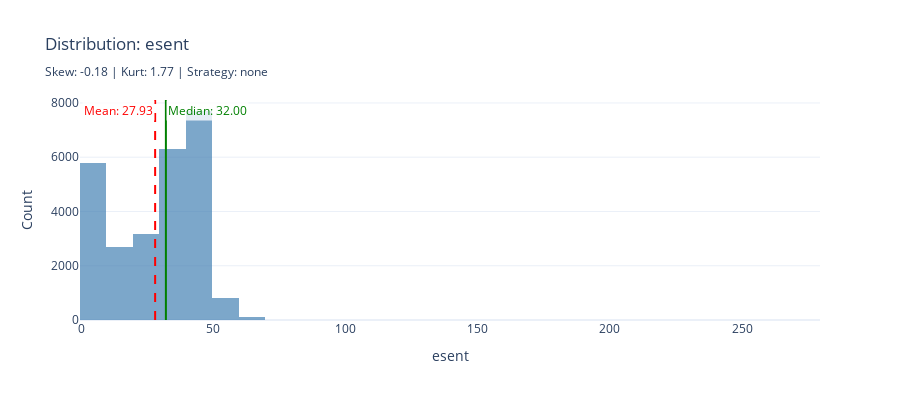
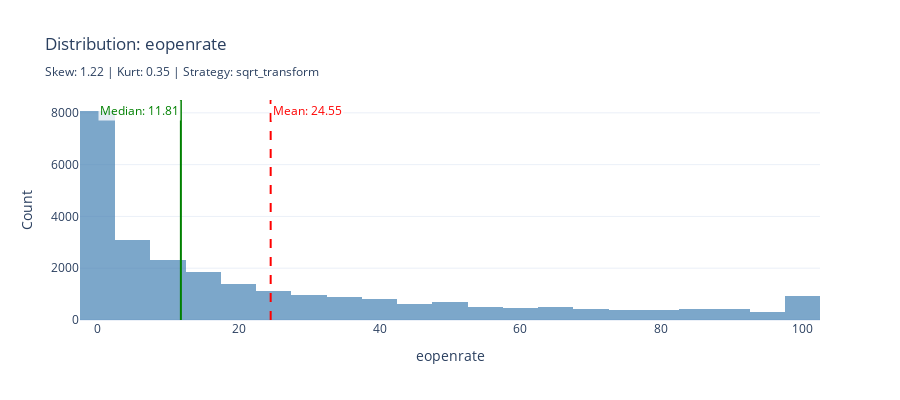
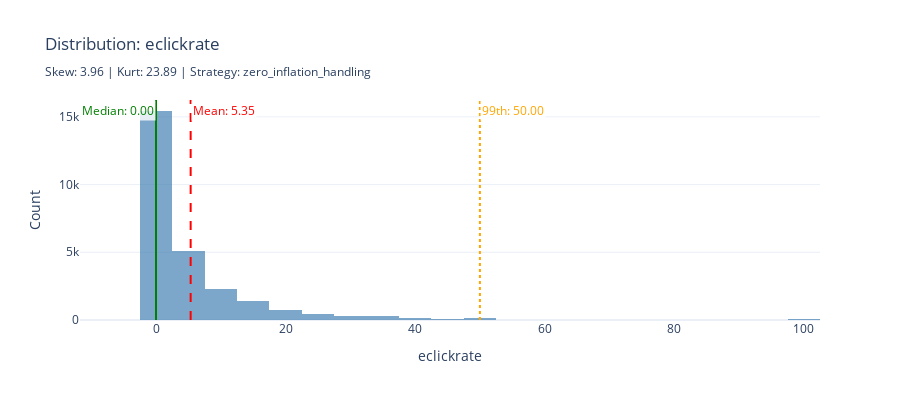
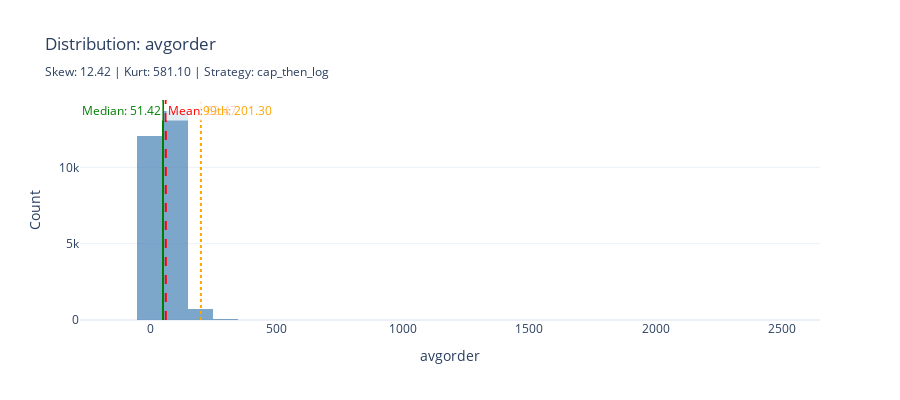

Write notebook code for charts like these, in order.
### Markdown cell above
## 2.4 Numeric Columns Analysis

**📖 How to Interpret These Charts:**
- **Red dashed line** = Mean (sensitive to outliers)
- **Green solid line** = Median (robust to outliers)
- **Large gap between mean and median** = Skewed distribution
- **Long right tail** = Positive skew (common in count/amount data)

**📖 Understanding Distribution Metrics**

| Metric | Interpretation | Action |
|--------|---------------|--------|
| **Skewness** | Measures asymmetry | \|skew\| > 1: Consider log transform |
| **Kurtosis** | Measures tail heaviness | kurt > 10: Cap outliers before transform |
| **Zero %** | Percentage of zeros | > 40%: Use zero-inflation handling |

**📖 Transformation Decision Tree:**
1. If zeros > 40% → Create binary indicator + log(non-zeros)
2. If \|skewness\| > 1 AND kurtosis > 10 → Cap then log
3. If \|skewness\| > 1 → Log transform
4. If kurtosis > 10 → Cap outliers only
5. Otherwise → Standard scaling is sufficient

### Code cell
# Use framework's DistributionAnalyzer for comprehensive analysis
analyzer = DistributionAnalyzer()

numeric_cols = [
    name for name, col in findings.columns.items()
    if col.inferred_type in [ColumnType.NUMERIC_CONTINUOUS, ColumnType.NUMERIC_DISCRETE]
    and name not in TEMPORAL_METADATA_COLS
]

# Analyze all numeric columns using the framework
analyses = analyzer.analyze_dataframe(df, numeric_cols)
recommendations = {col: analyzer.recommend_transformation(analysis) 
                   for col, analysis in analyses.items()}

for col_name in numeric_cols:
    col_info = findings.columns[col_name]
    analysis = analyses.get(col_name)
    rec = recommendations.get(col_name)
    
    print(f"\n{'='*70}")
    print(f"Column: {col_name}")
    print(f"Type: {col_info.inferred_type.value} (Confidence: {col_info.confidence:.0%})")
    print(f"-" * 70)
    
    if analysis:
        print(f"📊 Distribution Statistics:")
        print(f"   Mean: {analysis.mean:.3f}  |  Median: {analysis.median:.3f}  |  Std: {analysis.std:.3f}")
        print(f"   Range: [{analysis.min_value:.3f}, {analysis.max_value:.3f}]")
        print(f"   Percentiles: 1%={analysis.percentiles['p1']:.3f}, 25%={analysis.q1:.3f}, 75%={analysis.q3:.3f}, 99%={analysis.percentiles['p99']:.3f}")
        print(f"\n📈 Shape Analysis:")
        skew_label = '(Right-skewed)' if analysis.skewness > 0.5 else '(Left-skewed)' if analysis.skewness < -0.5 else '(Symmetric)'
        print(f"   Skewness: {analysis.skewness:.2f} {skew_label}")
        kurt_label = '(Heavy tails/outliers)' if analysis.kurtosis > 3 else '(Light tails)'
        print(f"   Kurtosis: {analysis.kurtosis:.2f} {kurt_label}")
        print(f"   Zeros: {analysis.zero_count:,} ({analysis.zero_percentage:.1f}%)")
        print(f"   Outliers (IQR): {analysis.outlier_count_iqr:,} ({analysis.outlier_percentage:.1f}%)")
        
        if rec:
            print(f"\n🔧 Recommended Transformation: {rec.recommended_transform.value}")
            print(f"   Reason: {rec.reason}")
            print(f"   Priority: {rec.priority}")
            if rec.warnings:
                for warn in rec.warnings:
                    print(f"   ⚠️ {warn}")
    
    # Create enhanced histogram with Plotly
    data = df[col_name].dropna()
    fig = go.Figure()
    
    fig.add_trace(go.Histogram(x=data, nbinsx=50, name='Distribution',
                                marker_color='steelblue', opacity=0.7))
    
    # Calculate mean and median
    mean_val = data.mean()
    median_val = data.median()
    
    # Position labels on opposite sides (left/right) to avoid overlap
    # The larger value gets right-justified, smaller gets left-justified
    mean_position = "top right" if mean_val >= median_val else "top left"
    median_position = "top left" if mean_val >= median_val else "top right"
    
    # Add mean line
    fig.add_vline(
        x=mean_val, 
        line_dash="dash", 
        line_color="red",
        annotation_text=f"Mean: {mean_val:.2f}",
        annotation_position=mean_position,
        annotation_font_color="red",
        annotation_bgcolor="rgba(255,255,255,0.8)"
    )
    
    # Add median line
    fig.add_vline(
        x=median_val, 
        line_dash="solid", 
        line_color="green",
        annotation_text=f"Median: {median_val:.2f}",
        annotation_position=median_position,
        annotation_font_color="green",
        annotation_bgcolor="rgba(255,255,255,0.8)"
    )
    
    # Add 99th percentile marker if there are outliers
    if analysis and analysis.outlier_percentage > 5:
        fig.add_vline(x=analysis.percentiles['p99'], line_dash="dot", line_color="orange",
                      annotation_text=f"99th: {analysis.percentiles['p99']:.2f}",
                      annotation_position="top right",
                      annotation_font_color="orange",
                      annotation_bgcolor="rgba(255,255,255,0.8)")
    
    transform_label = rec.recommended_transform.value if rec else "none"
    fig.update_layout(
        title=f"Distribution: {col_name}<br><sub>Skew: {analysis.skewness:.2f} | Kurt: {analysis.kurtosis:.2f} | Strategy: {transform_label}</sub>",
        xaxis_title=col_name,
        yaxis_title="Count",
        template='plotly_white',
        height=400
    )
    display_figure(fig)

### Figure 1 — Plotly figure (JSON) as saved in the notebook; plotly's stock layout.template omitted (floating-point values rounded to 4 significant figures; data arrays with more than 128 entries replaced by an {"elided": "..."} marker saying what was removed)
{"data": [{"marker": {"color": "steelblue"}, "name": "Distribution", "nbinsx": 50, "opacity": 0.7, "type": "histogram", "x": {"elided": "26578 int values"}}], "layout": {"annotations": [{"bgcolor": "rgba(255,255,255,0.8)", "font": {"color": "red"}, "showarrow": false, "text": "Mean: 27.93", "x": 27.93, "xanchor": "right", "xref": "x", "y": 1, "yanchor": "top", "yref": "y domain"}, {"bgcolor": "rgba(255,255,255,0.8)", "font": {"color": "green"}, "showarrow": false, "text": "Median: 32.00", "x": 32, "xanchor": "left", "xref": "x", "y": 1, "yanchor": "top", "yref": "y domain"}], "height": 400, "shapes": [{"line": {"color": "red", "dash": "dash"}, "type": "line", "x0": 27.93, "x1": 27.93, "xref": "x", "y0": 0, "y1": 1, "yref": "y domain"}, {"line": {"color": "green", "dash": "solid"}, "type": "line", "x0": 32, "x1": 32, "xref": "x", "y0": 0, "y1": 1, "yref": "y domain"}], "title": {"text": "Distribution: esent<br><sub>Skew: -0.18 | Kurt: 1.77 | Strategy: none</sub>"}, "xaxis": {"title": {"text": "esent"}}, "yaxis": {"title": {"text": "Count"}}}}

### Figure 2 — Plotly figure (JSON) as saved in the notebook; plotly's stock layout.template omitted (floating-point values rounded to 4 significant figures; data arrays with more than 128 entries replaced by an {"elided": "..."} marker saying what was removed)
{"data": [{"marker": {"color": "steelblue"}, "name": "Distribution", "nbinsx": 50, "opacity": 0.7, "type": "histogram", "x": {"elided": "26578 float values"}}], "layout": {"annotations": [{"bgcolor": "rgba(255,255,255,0.8)", "font": {"color": "red"}, "showarrow": false, "text": "Mean: 24.55", "x": 24.55, "xanchor": "left", "xref": "x", "y": 1, "yanchor": "top", "yref": "y domain"}, {"bgcolor": "rgba(255,255,255,0.8)", "font": {"color": "green"}, "showarrow": false, "text": "Median: 11.81", "x": 11.81, "xanchor": "right", "xref": "x", "y": 1, "yanchor": "top", "yref": "y domain"}], "height": 400, "shapes": [{"line": {"color": "red", "dash": "dash"}, "type": "line", "x0": 24.55, "x1": 24.55, "xref": "x", "y0": 0, "y1": 1, "yref": "y domain"}, {"line": {"color": "green", "dash": "solid"}, "type": "line", "x0": 11.81, "x1": 11.81, "xref": "x", "y0": 0, "y1": 1, "yref": "y domain"}], "title": {"text": "Distribution: eopenrate<br><sub>Skew: 1.22 | Kurt: 0.35 | Strategy: sqrt_transform</sub>"}, "xaxis": {"title": {"text": "eopenrate"}}, "yaxis": {"title": {"text": "Count"}}}}

### Figure 3 — Plotly figure (JSON) as saved in the notebook; plotly's stock layout.template omitted (floating-point values rounded to 4 significant figures; data arrays with more than 128 entries replaced by an {"elided": "..."} marker saying what was removed)
{"data": [{"marker": {"color": "steelblue"}, "name": "Distribution", "nbinsx": 50, "opacity": 0.7, "type": "histogram", "x": {"elided": "26578 float values"}}], "layout": {"annotations": [{"bgcolor": "rgba(255,255,255,0.8)", "font": {"color": "red"}, "showarrow": false, "text": "Mean: 5.35", "x": 5.348, "xanchor": "left", "xref": "x", "y": 1, "yanchor": "top", "yref": "y domain"}, {"bgcolor": "rgba(255,255,255,0.8)", "font": {"color": "green"}, "showarrow": false, "text": "Median: 0.00", "x": 0, "xanchor": "right", "xref": "x", "y": 1, "yanchor": "top", "yref": "y domain"}, {"bgcolor": "rgba(255,255,255,0.8)", "font": {"color": "orange"}, "showarrow": false, "text": "99th: 50.00", "x": 50, "xanchor": "left", "xref": "x", "y": 1, "yanchor": "top", "yref": "y domain"}], "height": 400, "shapes": [{"line": {"color": "red", "dash": "dash"}, "type": "line", "x0": 5.348, "x1": 5.348, "xref": "x", "y0": 0, "y1": 1, "yref": "y domain"}, {"line": {"color": "green", "dash": "solid"}, "type": "line", "x0": 0, "x1": 0, "xref": "x", "y0": 0, "y1": 1, "yref": "y domain"}, {"line": {"color": "orange", "dash": "dot"}, "type": "line", "x0": 50, "x1": 50, "xref": "x", "y0": 0, "y1": 1, "yref": "y domain"}], "title": {"text": "Distribution: eclickrate<br><sub>Skew: 3.96 | Kurt: 23.89 | Strategy: zero_inflation_handling</sub>"}, "xaxis": {"title": {"text": "eclickrate"}}, "yaxis": {"title": {"text": "Count"}}}}

### Figure 4 — Plotly figure (JSON) as saved in the notebook; plotly's stock layout.template omitted (floating-point values rounded to 4 significant figures; data arrays with more than 128 entries replaced by an {"elided": "..."} marker saying what was removed)
{"data": [{"marker": {"color": "steelblue"}, "name": "Distribution", "nbinsx": 50, "opacity": 0.7, "type": "histogram", "x": {"elided": "26578 float values"}}], "layout": {"annotations": [{"bgcolor": "rgba(255,255,255,0.8)", "font": {"color": "red"}, "showarrow": false, "text": "Mean: 62.47", "x": 62.47, "xanchor": "left", "xref": "x", "y": 1, "yanchor": "top", "yref": "y domain"}, {"bgcolor": "rgba(255,255,255,0.8)", "font": {"color": "green"}, "showarrow": false, "text": "Median: 51.42", "x": 51.42, "xanchor": "right", "xref": "x", "y": 1, "yanchor": "top", "yref": "y domain"}, {"bgcolor": "rgba(255,255,255,0.8)", "font": {"color": "orange"}, "showarrow": false, "text": "99th: 201.30", "x": 201.3, "xanchor": "left", "xref": "x", "y": 1, "yanchor": "top", "yref": "y domain"}], "height": 400, "shapes": [{"line": {"color": "red", "dash": "dash"}, "type": "line", "x0": 62.47, "x1": 62.47, "xref": "x", "y0": 0, "y1": 1, "yref": "y domain"}, {"line": {"color": "green", "dash": "solid"}, "type": "line", "x0": 51.42, "x1": 51.42, "xref": "x", "y0": 0, "y1": 1, "yref": "y domain"}, {"line": {"color": "orange", "dash": "dot"}, "type": "line", "x0": 201.3, "x1": 201.3, "xref": "x", "y0": 0, "y1": 1, "yref": "y domain"}], "title": {"text": "Distribution: avgorder<br><sub>Skew: 12.42 | Kurt: 581.10 | Strategy: cap_then_log</sub>"}, "xaxis": {"title": {"text": "avgorder"}}, "yaxis": {"title": {"text": "Count"}}}}
